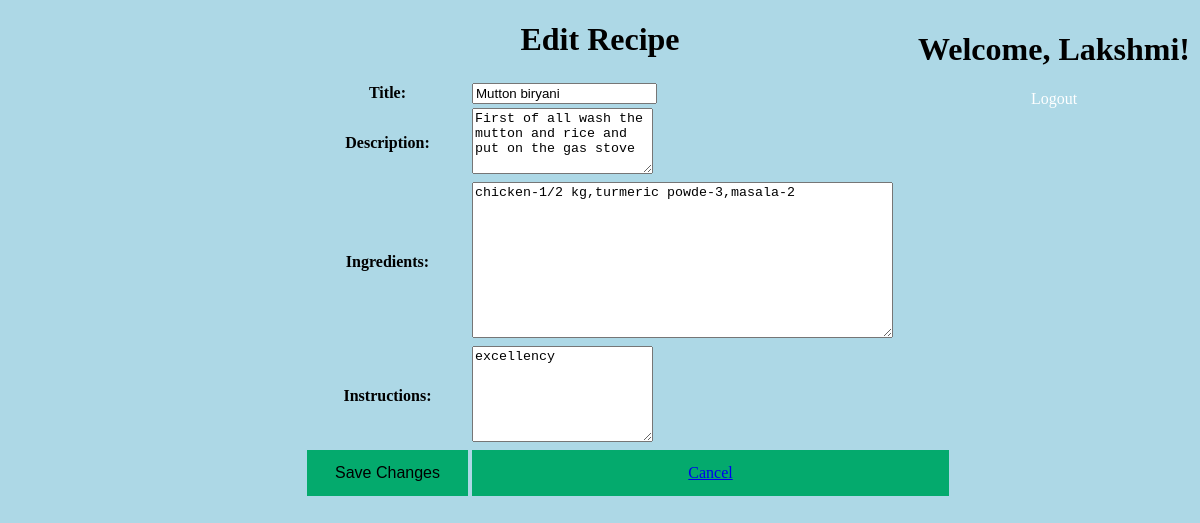
The page /edit_recipe/1 (signed in) on the database its author committed.
### tables this page shows
CREATE TABLE recipes (
        ID INTEGER PRIMARY KEY,
        Title String NOT NULL,
        Description TEXT,
        Ingredients TEXT,
        Instructions TEXT,
        Created_by TEXT
    );

### User_registration.py (the view, shortened to what this page needs)
@app.route("/edit_recipe/<int:ID>", methods=["GET", "POST"])
def edit_recipe(ID):
    if request.method == "GET":
        recipe = get_recipe(ID)
        if not recipe:
            return "Recipe not found!"
        return render_template("Editrecipe.html", recipe=recipe)

### User_registration.py (called while the page is built)
def connect_db():
    conn = sqlite3.connect('myrecipes.db')
    return conn

def get_recipe(recipe_id):
    conn = connect_db()
    cursor = conn.cursor()
    cursor.execute("SELECT * FROM recipes WHERE id = ?", (recipe_id,))
    recipe = cursor.fetchone()
    conn.close()
    return recipe

### templates/Editrecipe.html (shortened to what this page needs)
<!DOCTYPE html>
<html>
<center>
<head>
</head>
<body style="background-color: lightblue;">
<div class="logout">
  {% if session.get('username') %}
        <h1>Welcome, {{ session.get('username') }}!</h1>
        <a href="{{ url_for('logout') }}">Logout</a>
        {% endif %}
</div>
  <h1>Edit Recipe</h1>
  <table>
    <form id="editForm" method="POST">
      <tr>
        <th><label for="title">Title:</label></th>
        <td><input type="text" id="title" name="Title" required value="{{recipe[1]}}"></td>
      </tr>
      <tr>
        <th><label for="Description">Description:</label></th>
        <td><textarea id="Description" name="Description" rows="4" required>{{recipe[2]}}</textarea></td>
      </tr>
      <tr>
        <th><label for="ingredients">Ingredients:</label></th>
        <td><textarea id="ingredients" name="Ingredients"  cols="50" rows="10" required>{{recipe[3]}}</textarea></td>
      </tr>
      <tr>
        <th><label for="instructions">Instructions:</label></th>
        <td><textarea id="instructions" name="Instructions" rows="6" required>{{recipe[4]}}</textarea></td>
      </tr>
      <tr>
        <td><button type="submit" class="block">Save Changes</button></td>
        <td><a href="{{ url_for('dashboard') }}" class="block">Cancel</a></td>
      </tr>
    </form>
  </table>
</body>
</center>
</html>

### templates/Editrecipe.html (style rules this page uses)
.logout { position: fixed; top: 10px; right: 10px; z-index: 10; }
.logout a { text-decoration: none; color: #fff; }
.block { display: block; width: 100%; border: none; background-color: #04AA6D; padding: 14px 28px; font-size: 16px; cursor: pointer; text-align: center; }

### rows shown on the page
recipes: Title "Mutton biryani", Description "First of all wash the mutton and rice and put on the gas stove", Ingredients "chicken-1/2 kg,turmeric powde-3,masala-2", Instructions "excellency"

### other values the page prints
{{ session.get('username') }} "Lakshmi"
